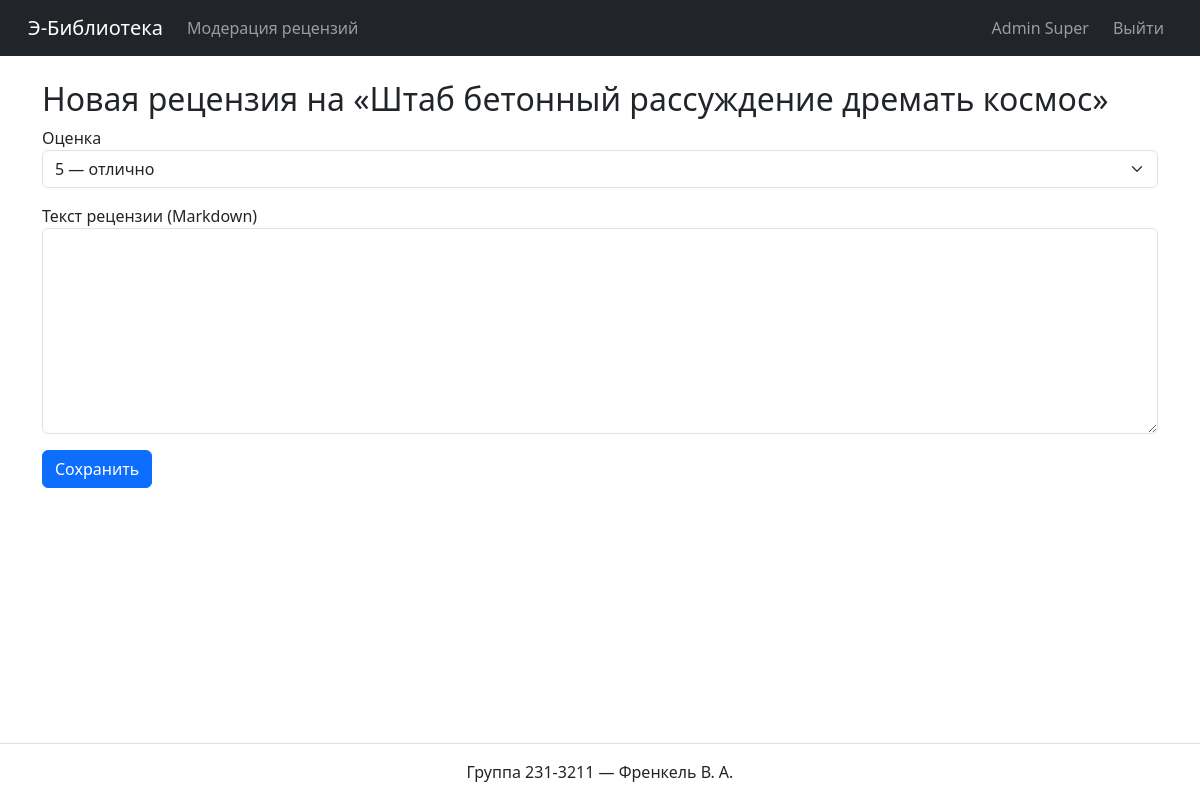
Page /reviews/new/1 (signed in) on the committed database.
### models.py (models this page shows, shortened)
class User(UserMixin, db.Model):
    id = db.Column(db.Integer, primary_key=True)
    username = db.Column(db.String(64), unique=True, nullable=False)
    password_hash = db.Column(db.String(128), nullable=False)
    last_name = db.Column(db.String(64), nullable=False)
    first_name = db.Column(db.String(64), nullable=False)
    middle_name = db.Column(db.String(64))
    role_id = db.Column(db.Integer, db.ForeignKey('role.id'), nullable=False)
    role = db.relationship('Role')
    reviews = db.relationship('Review', back_populates='user', cascade='all, delete', passive_deletes=True)
    @property
    def full_name(self):
        return f"{self.last_name} {self.first_name} {self.middle_name or ''}".strip()
    @property
    def password(self):
        raise AttributeError()

class Book(db.Model):
    id = db.Column(db.Integer, primary_key=True)
    title = db.Column(db.String(256), nullable=False)
    description = db.Column(db.Text, nullable=False)
    year = db.Column(db.Integer, nullable=False)
    publisher = db.Column(db.String(128), nullable=False)
    author = db.Column(db.String(128), nullable=False)
    pages = db.Column(db.Integer, nullable=False)
    genres = db.relationship('Genre', secondary=book_genres, backref='books')
    cover = db.relationship('Cover', backref='book', uselist=False, cascade='all, delete')
    reviews = db.relationship('Review', back_populates='book', cascade='all, delete', passive_deletes=True)

### app.py (the view, shortened to what this page needs)
    @app.route("/reviews/new/<int:book_id>", methods=["GET", "POST"])
    @role_required("user", "moderator", "administrator")
    def new_review(book_id):
        book = Book.query.get_or_404(book_id)
        if Review.query.filter_by(book_id=book.id, user_id=current_user.id).first():
            flash("Вы уже оставили рецензию", "warning")
            return redirect(url_for("view_book", book_id=book.id))
        form = ReviewForm()
        return render_template("review_form.html", form=form, book=book)

### forms.py
class ReviewForm(FlaskForm):
    rating = SelectField(
        'Оценка',
        coerce=int,
        choices=[
            (5, '5 — отлично'), (4, '4 — хорошо'), (3, '3 — удовлетворительно'),
            (2, '2 — неудовлетворительно'), (1, '1 — плохо'), (0, '0 — ужасно')
        ],
        default=5,
        validators=[DataRequired()],
    )
    text   = TextAreaField('Текст рецензии (Markdown)', validators=[DataRequired()])
    submit = SubmitField('Сохранить')

### models.py (called while the page is built)
@login_manager.user_loader
def load_user(user_id):
    return User.query.get(int(user_id))

### templates/review_form.html (shortened to what this page needs)
{% extends 'base.html' %}
{% block content %}
<h2>Новая рецензия на «{{ book.title }}»</h2>
<form method="post">
  <div class="mb-3">
    {{ form.rating.label }} {{ form.rating(class="form-select") }}
  </div>
  <div class="mb-3">
    {{ form.text.label }}
    {{ form.text(class="form-control", rows=8, id="text") }}
  </div>
  {{ form.submit(class="btn btn-primary") }}
</form>
{% endblock %}

### templates/base.html (shortened to what this page needs)
<!doctype html>
<html lang="ru">
<head>
  <link rel="stylesheet"
        href="https://cdn.jsdelivr.net/npm/bootstrap@5.3.3/dist/css/bootstrap.min.css">
  <link rel="stylesheet"
        href="https://cdn.jsdelivr.net/npm/easymde/dist/easymde.min.css">
</head>
<body class="d-flex flex-column min-vh-100">
<nav class="navbar navbar-expand-lg navbar-dark bg-dark mb-4 px-3">
  <div class="container-fluid">
    <a class="navbar-brand" href="{{ url_for('index') }}">Э-Библиотека</a>
    <div class="collapse navbar-collapse">
      <ul class="navbar-nav me-auto">
        {% if current_user.is_authenticated
              and current_user.role.name in ['moderator', 'administrator'] %}
          <li class="nav-item">
            <a class="nav-link" href="{{ url_for('moderation') }}">Модерация рецензий</a>
          </li>
        {% endif %}
      </ul>
      <ul class="navbar-nav ms-auto align-items-center gap-3">
        {% if current_user.is_authenticated %}
          <li class="nav-item">
            <span class="navbar-text">{{ current_user.full_name }}</span>
          </li>
          <li class="nav-item">
            <a class="nav-link" href="{{ url_for('logout') }}">Выйти</a>
          </li>
        {% else %}
          <li class="nav-item">
            <a class="nav-link" href="{{ url_for('login') }}">Войти</a>
          </li>
        {% endif %}
      </ul>
    </div>
  </div>
</nav>
<div class="container">
  {% block content %}{% endblock %}
</div>
<footer class="mt-auto text-center py-3 border-top">
  Группа 231-3211 — Френкель В. А.
</footer>
</body>
</html>

### rows in the picture
User: full_name "Admin Super"
Book: title "Штаб бетонный рассуждение дремать космос"
